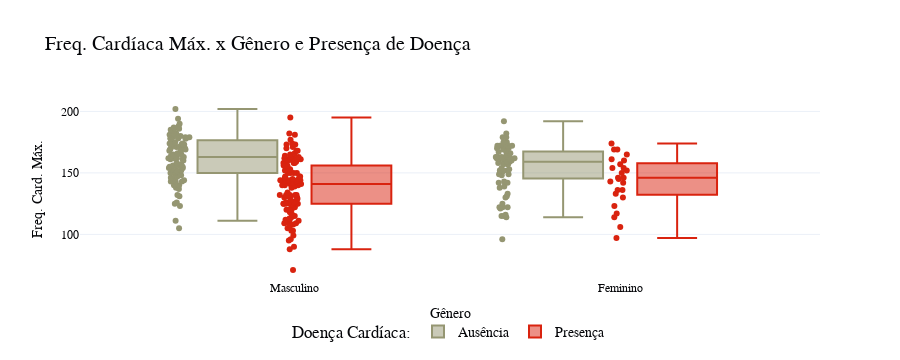

Write notebook code for a chart like this one.
### Markdown cell above
## Thalach

### Code cell
thalach_box = px.box(
    df,
    x='sex_labels',
    y='thalach',
    color='target_labels',
    points='all',  # Para mostrar todos os pontos individuais
    color_discrete_map={'Presença': color_pal[3], 'Ausência': color_pal[2]},
    title = 'Freq. Cardíaca Máx. x Gênero e Presença de Doença',
    labels={'target_labels': 'Doença', 'sex_labels': 'Sexo', 'thalach' : 'Freq. Card. Máx.'},
)

thalach_box.update_layout(

    
    font=dict(family ='Fira Code, sans-serif', color = color_pal[0], size=14),
    title_font= dict(size = 20, color = color_pal[0]),

    xaxis=dict(
        title='Gênero',
        title_font=dict(size=14),
        tickfont=dict(size=12)
    ),
    
    yaxis=dict(
        title_font=dict(size=14),
        tickfont=dict(size=12)
    
    ),
    
    legend=dict(
        title='Doença Cardíaca:',
        orientation='h',
        x=0.5,
        y = -0.2,
        xanchor='center',
    ),

    template='plotly_white',
    boxmode = 'group'
)

thalach_box.show()

### Figure 1 — Plotly figure (JSON) as saved in the notebook; plotly's stock layout.template omitted (floating-point values rounded to 4 significant figures; data arrays with more than 128 entries replaced by an {"elided": "..."} marker saying what was removed)
{"data": [{"alignmentgroup": "True", "boxpoints": "all", "hovertemplate": "Doença=Ausência<br>Sexo=%{x}<br>Freq. Card. Máx.=%{y}<extra></extra>", "legendgroup": "Ausência", "marker": {"color": "#959672"}, "name": "Ausência", "notched": false, "offsetgroup": "Ausência", "orientation": "v", "showlegend": true, "type": "box", "x": {"elided": "164 str values"}, "x0": " ", "xaxis": "x", "y": {"elided": "164 int values"}, "y0": " ", "yaxis": "y"}, {"alignmentgroup": "True", "boxpoints": "all", "hovertemplate": "Doença=Presença<br>Sexo=%{x}<br>Freq. Card. Máx.=%{y}<extra></extra>", "legendgroup": "Presença", "marker": {"color": "#D9230F"}, "name": "Presença", "notched": false, "offsetgroup": "Presença", "orientation": "v", "showlegend": true, "type": "box", "x": {"elided": "139 str values"}, "x0": " ", "xaxis": "x", "y": {"elided": "139 int values"}, "y0": " ", "yaxis": "y"}], "layout": {"boxmode": "group", "font": {"color": "#050609", "family": "Fira Code, sans-serif", "size": 14}, "height": 360, "legend": {"orientation": "h", "title": {"text": "Doença Cardíaca:"}, "tracegroupgap": 0, "x": 0.5, "xanchor": "center", "y": -0.2}, "title": {"font": {"color": "#050609", "size": 20}, "text": "Freq. Cardíaca Máx. x Gênero e Presença de Doença"}, "xaxis": {"anchor": "y", "autorange": true, "domain": [0, 1], "range": [-0.6619, 1.614], "tickfont": {"size": 12}, "title": {"font": {"size": 14}, "text": "Gênero"}, "type": "category"}, "yaxis": {"anchor": "x", "autorange": true, "domain": [0, 1], "range": [63.72, 209.3], "tickfont": {"size": 12}, "title": {"font": {"size": 14}, "text": "Freq. Card. Máx."}, "type": "linear"}}}
